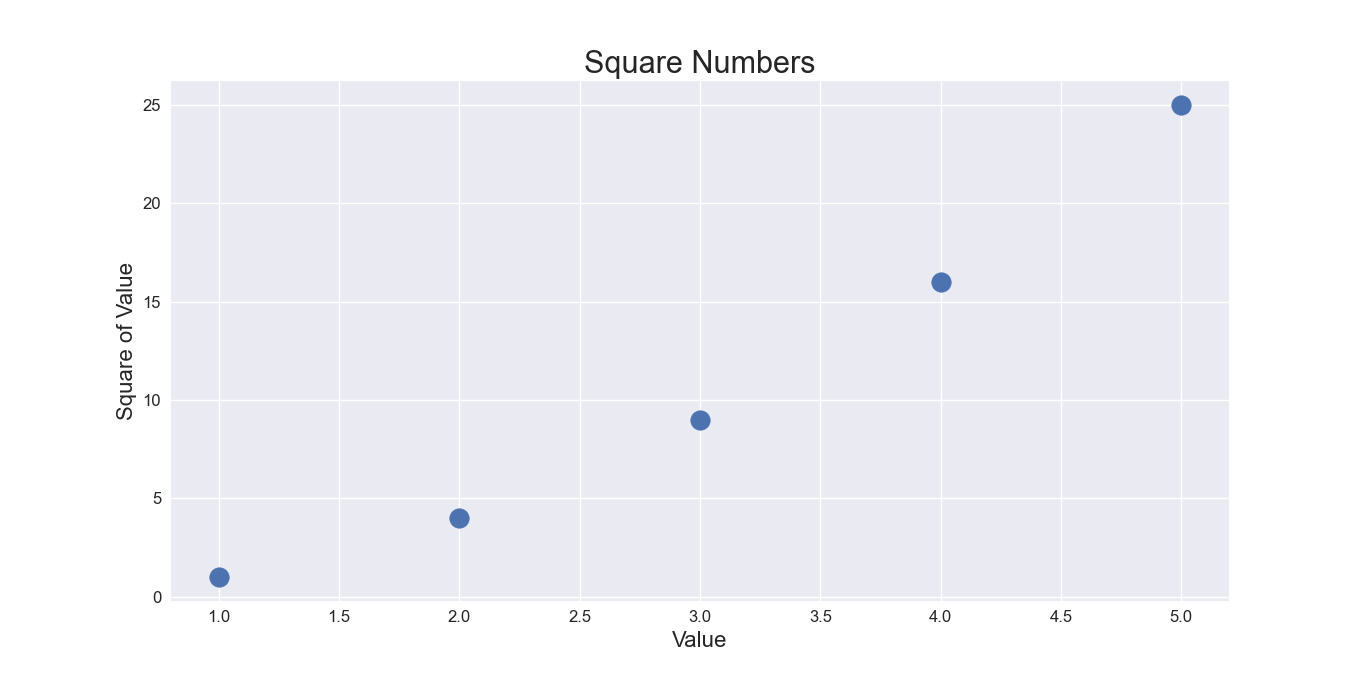

Python code for this plot:
import matplotlib.pyplot as plt

x_values = [1, 2, 3, 4, 5]
y_values = [1, 4, 9, 16, 25]

plt.style.use('seaborn')
fig, ax = plt.subplots()
# ax.scatter(2, 4)
ax.scatter(x_values, y_values, s=200)

# region Chart Title, Label, Tick, ...
ax.set_title("Square Numbers", fontsize=22)
ax.set_xlabel("Value", fontsize=16)
ax.set_ylabel("Square of Value", fontsize=16)
ax.tick_params(axis='both', labelsize=12)
# endregion

plt.show()
